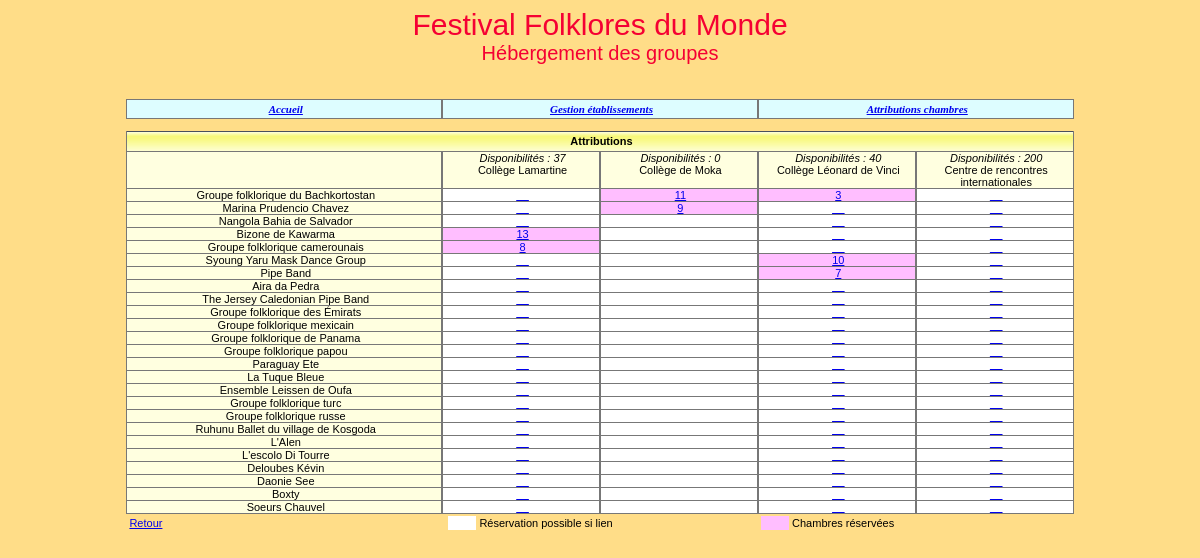
The page /codeAppliFestival/modificationAttributions.php on the database its author committed.
### tables this page shows
create table Etablissement 
(id char(8) not null, 
nom varchar(45) not null,
adresseRue varchar(45) not null, 
codePostal char(5) not null, 
ville varchar(35) not null,
tel varchar(13) not null,
adresseElectronique varchar(70),
type tinyint not null,
civiliteResponsable varchar(12) not null,
nomResponsable varchar(25) not null,
prenomResponsable varchar(25),
nombreChambresOffertes integer,
informationsPratiques blob(500),
constraint pk_Etablissement primary key(id));

create table Groupe
(id char(4) not null, 
nom varchar(40) not null, 
identiteResponsable varchar(40) default null,
adressePostale varchar(120) default null,
nombrePersonnes integer not null, 
nomPays varchar(40) not null, 
hebergement char(1) not null,
constraint pk_Groupe primary key(id));

create table Attribution
(idEtab char(8) not null, 
idGroupe char(4) not null, 
nombreChambres integer not null,
constraint pk_Attribution primary key(idEtab, idGroupe), 
constraint fk1_Attribution foreign key(idEtab) references Etablissement(id),
constraint fk2_Attribution foreign key(idGroupe) references Groupe(id));

### codeAppliFestival/_gestionBase.inc.php (called while the page is built, shortened)
<?php
function obtenirReqEtablissementsOffrantChambres()
{
   $req="select id, nom, nombreChambresOffertes from Etablissement where
         nombreChambresOffertes!=0 order by id";
   return $req;
}
function obtenirNbEtabOffrantChambres($connexion)
{
   $req="select count(*) as nombreEtabOffrantChambres from Etablissement where
         nombreChambresOffertes!=0";
   $rsEtabOffrantChambres=$connexion->query($req);
   $lgEtabOffrantChambres=$rsEtabOffrantChambres->fetch(PDO::FETCH_ASSOC);
   return $lgEtabOffrantChambres["nombreEtabOffrantChambres"];
}
function obtenirReqIdNomGroupesAHeberger()
{
   $req="select id, nom from Groupe where hebergement='O' order by id";
   return $req;
}
function obtenirNbOccup($connexion, $idEtab)
{
   $req="select IFNULL(sum(nombreChambres), 0) as totalChambresOccup from
        Attribution where idEtab='$idEtab'";
   $rsOccup=$connexion->query($req);
   $lgOccup=$rsOccup->fetch(PDO::FETCH_ASSOC);
   return $lgOccup["totalChambresOccup"];
}
function obtenirNbOccupGroupe($connexion, $idEtab, $idGroupe)
{
   $req="select nombreChambres From Attribution where idEtab='$idEtab'
        and idGroupe='$idGroupe'";
   $rsAttribGroupe=$connexion->query($req);
   if ($lgAttribGroupe=$rsAttribGroupe->fetch(PDO::FETCH_ASSOC))
      return $lgAttribGroupe["nombreChambres"];
   else
      return 0;
}
?>

### codeAppliFestival/modificationAttributions.php (the view, shortened to what this page needs)
<?php
include("_debut.inc.php");
include("_gestionBase.inc.php");
$connexion=connect();
$nbEtabOffrantChambres=obtenirNbEtabOffrantChambres($connexion);
$nb=$nbEtabOffrantChambres+1;
$pourcCol=50/$nbEtabOffrantChambres;
echo "
<table width='80%' cellspacing='0' cellpadding='0' align='center'
class='tabQuadrille'>";
   echo "
   <tr class='enTeteTabQuad'>
      <td colspan=$nb><strong>Attributions</strong></td>
   </tr>";
   echo "
   <tr class='ligneTabQuad'>
      <td>&nbsp;</td>";
   $req=obtenirReqEtablissementsOffrantChambres();
   $rsEtab=$connexion->query($req);
   $lgEtab=$rsEtab->fetch(PDO::FETCH_ASSOC);
   while ($lgEtab!=FALSE)
   {
      $idEtab=$lgEtab["id"];
      $nom=$lgEtab["nom"];
      $nbOffre=$lgEtab["nombreChambresOffertes"];
      $nbOccup=obtenirNbOccup($connexion, $idEtab);
      $nbChLib = $nbOffre - $nbOccup;
      echo "
      <td valign='top' width='$pourcCol%'><i>Disponibilités : $nbChLib </i> <br>
      $nom </td>";
      $lgEtab=$rsEtab->fetch(PDO::FETCH_ASSOC);
   }
   echo "
   </tr>";
   $req=obtenirReqIdNomGroupesAHeberger();
   $rsGroupe=$connexion->query($req);
   $lgGroupe=$rsGroupe->fetch(PDO::FETCH_ASSOC);
   while ($lgGroupe!=FALSE)
   {
      $idGroupe=$lgGroupe['id'];
      $nom=$lgGroupe['nom'];
      echo "
      <tr class='ligneTabQuad'>
         <td width='25%'>$nom</td>";
      $req=obtenirReqEtablissementsOffrantChambres();
      $rsEtab=$connexion->query($req);
      $lgEtab=$rsEtab->fetch(PDO::FETCH_ASSOC);
      while ($lgEtab!=FALSE)
      {
         $idEtab=$lgEtab["id"];
         $nbOffre=$lgEtab["nombreChambresOffertes"];
         $nbOccup=obtenirNbOccup($connexion, $idEtab);
         $nbChLib = $nbOffre - $nbOccup;
         $nbOccupGroupe=obtenirNbOccupGroupe($connexion, $idEtab, $idGroupe);
         if ($nbOccupGroupe!=0)
         {
            $nbMax = $nbChLib + $nbOccupGroupe;
            echo "
            <td class='reserve'>
            <a href='donnerNbChambres.php?idEtab=$idEtab&amp;idGroupe=$idGroupe&amp;nbChambres=$nbMax'>
            $nbOccupGroupe</a></td>";
         }
         else
         {
            if ($nbChLib != 0)
            {
               echo "
               <td class='reserveSiLien'>
               <a href='donnerNbChambres.php?idEtab=$idEtab&amp;idGroupe=$idGroupe&amp;nbChambres=$nbChLib'>
               __</a></td>";
            }
            else
            {
               echo "<td class='reserveSiLien'>&nbsp;</td>";
            }
         }
         $lgEtab=$rsEtab->fetch(PDO::FETCH_ASSOC);
      }
      $lgGroupe=$rsGroupe->fetch(PDO::FETCH_ASSOC);
   }
echo "
</table>";
echo "
<table align='center' width='80%'>
   <tr>
      <td width='34%' align='left'><a href='consultationAttributions.php'>Retour</a>
      </td>
      <td class='reserveSiLien'>&nbsp;</td>
      <td width='30%' align='left'>Réservation possible si lien</td>
      <td class='reserve'>&nbsp;</td>
      <td width='30%' align='left'>Chambres réservées</td>
   </tr>
</table>";
?>

### codeAppliFestival/css/cssGeneral.css (style rules this page uses)
.basePage { background-color:#FFDD88; color:black; font:11px Arial, Helvetica, sans-serif; }
td,tr { font:11px Arial, Helvetica, sans-serif; }
table.tabQuadrille td { border-bottom:1px solid #777777; border-right:1px solid #777777; border-left:1px solid #777777; border-top:1px #777777; padding-left:3px; }
tr.enTeteTabQuad { background-image:url('../images/xpBarre.jpg'); height:21px; text-align:center; }
tr.ligneTabQuad { background-color:#FFFFE0; text-align:center; color:black; }
td.reserveSiLien { background-color:#FFFFFF; color:black; }
td.reserve { background-color:#FFBEFF; color:black; }

### rows shown on the page
etablissement: $pourcCol 12.5 (drawn), nbChLib "37", nom "Collège Lamartine", id.nombreChambres "13", id.nombreChambres "8"
etablissement: $pourcCol 12.5 (drawn), nbChLib "0", nom "Collège de Moka", id.nombreChambres "11", id.nombreChambres "9"
etablissement: $pourcCol 12.5 (drawn), nbChLib "40", nom "Collège Léonard de Vinci", id.nombreChambres "3", id.nombreChambres "10", id.nombreChambres "7"
etablissement: $pourcCol 12.5 (drawn), nombreChambresOffertes "200", nom "Centre de rencontres internationales"
groupe: nom "Groupe folklorique du Bachkortostan"
groupe: nom "Marina Prudencio Chavez"
groupe: nom "Nangola Bahia de Salvador"
groupe: nom "Bizone de Kawarma"
groupe: nom "Groupe folklorique camerounais"
groupe: nom "Syoung Yaru Mask Dance Group"
groupe: nom "Pipe Band"
groupe: nom "Aira da Pedra"
groupe: nom "The Jersey Caledonian Pipe Band"
groupe: nom "Groupe folklorique des Émirats"
groupe: nom "Groupe folklorique mexicain"
groupe: nom "Groupe folklorique de Panama"
groupe: nom "Groupe folklorique papou"
groupe: nom "Paraguay Ete"
groupe: nom "La Tuque Bleue"
groupe: nom "Ensemble Leissen de Oufa"
groupe: nom "Groupe folklorique turc"
groupe: nom "Groupe folklorique russe"
groupe: nom "Ruhunu Ballet du village de Kosgoda"
groupe: nom "L'Alen"
groupe: nom "L'escolo Di Tourre"
groupe: nom "Deloubes Kévin"
groupe: nom "Daonie See"
groupe: nom "Boxty"
groupe: nom "Soeurs Chauvel"
